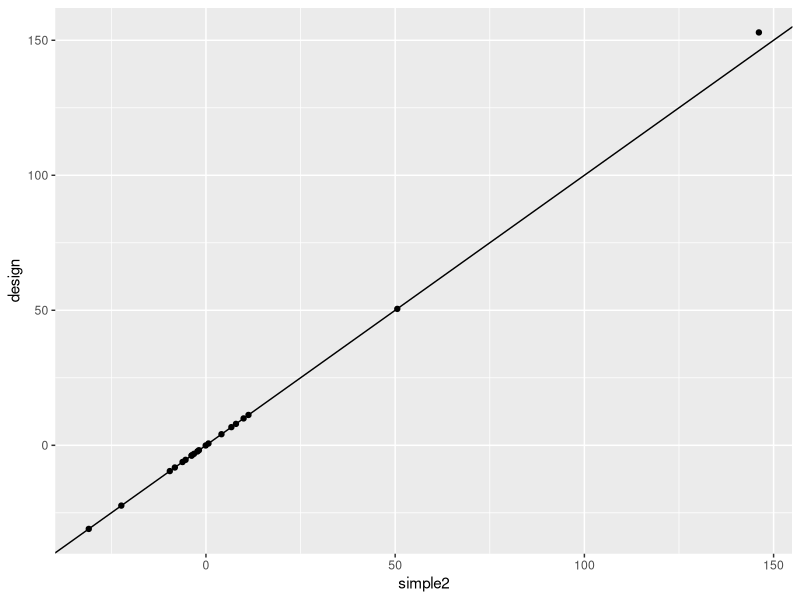

The R script that drew this image: (Note: this script raises an error after producing the figure.)
## ---- chunk 1
library(tidyverse)
library(lme4)
## ---- chunk 2
y1 <- expand.grid(A = c(0, 1), B = c(0, 1), C = c(0, 1), 
                  D = c(0, 1), E = c(0, 1),
                  block = 1:2,
                  year = 1:2) 

y1 <- y1 |> filter(A != 1, E !=1)

y1 <- y1 |> bind_rows(
  expand.grid(A = c(0, 1), B = c(0, 1), C = c(0, 1),
              D = c(0, 1), E = c(0, 1),
              block = 1:2,
              year = 1:2) |> filter(A != 1, E !=1) )

y2 <- expand.grid(A = c(0, 1), B = c(0, 1), C = c(0, 1), 
                  D = c(0, 1), E = c(0, 1),
                  block = 1:6,
                  year = 3:4) |> filter(C != 1 )

data <- bind_rows(y1, y2) |> 
  mutate(block_id = as.numeric(as.factor(paste(year, block)))) |> 
  mutate(across(c(block_id, year), ~as.factor(.)))

set.seed(2)
eff_alelo <- rnorm(5, 0, 30)
eff_block <- rnorm(n_distinct(data$block_id), 0, 3)
eff_year <- rnorm(n_distinct(data$year), 0, 5)

data <- data |>
  mutate(mu_i =
           150+ eff_block[block] + eff_year[year] + 
           A * eff_alelo[1] + B * eff_alelo[2] + C * eff_alelo[3] +
           D * eff_alelo[4] + E * eff_alelo[5],
  y =  mu_i  + rnorm(n(), 0, 4))
## ---- chunk 3
m_simple <- lm(y ~ A*B*C*D*E, data = data)

m_simple2 <- lm(y ~ A*B*C*D*E + year + year:block, data = data)

m_design <- lmer(y ~ A*B*C*D*E +
                 (1|year/block), data = data)
## ---- chunk 4
results <- data.frame(simple = coef(m_simple)) |> 
  rownames_to_column("coef") |> 
  left_join(data.frame(simple2 = coef(m_simple2)) |>
              rownames_to_column("coef")) |> 
  left_join(data.frame(design = fixef(m_design)) |>
              rownames_to_column("coef"))

results |> 
  ggplot(aes(simple2, design))+
  geom_abline(slope = 1)+
  geom_point()
## ---- chunk 5
emmeans(m_simple, ~ A:B:C:D:E)

emmeans(m_design, ~ A:B:C:D:E)
## ---- chunk 6
data$yhat_simple <- predict(m_simple)
data$yhat_simple2 <- predict(m_simple2)
data$yhat_design <- predict(m_design)
## ---- chunk 7
data |> 
  ggplot(aes(mu_i , yhat_simple2))+
  geom_abline(slope = 1)+
  geom_point()+
  geom_point(aes(y = yhat_simple), color = "tomato")+
  geom_point(aes(y = yhat_design), color = "blue")
## ---- chunk 8
data |> 
  transmute(A, B, C, D, E, year, GDD_C_day = y) |> 
  write.csv("../data/final_B_data.csv")
